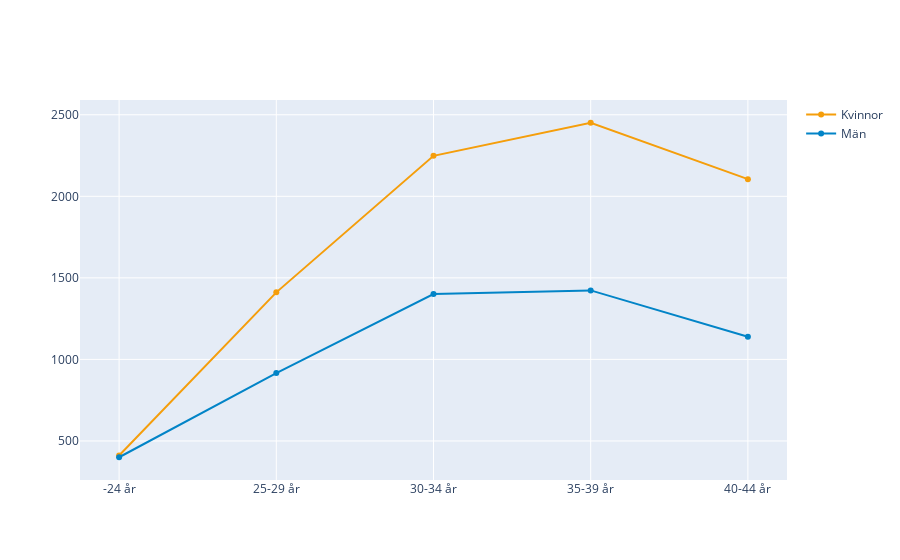

Write notebook code for a chart like this one.
### Code cell
fig = go.Figure()
fig.add_trace(go.Scatter(x=pivot_age.index, y=pivot_age["kvinnor"], mode='lines+markers', name="Kvinnor", line=dict(color="#f59e0b")))
fig.add_trace(go.Scatter(x=pivot_age.index, y=pivot_age["män"], mode='lines+markers', name="Män", line=dict(color="#0284c7")))

### Figure 1 — Plotly figure (JSON) as saved in the notebook; plotly's stock layout.template omitted (floating-point values rounded to 4 significant figures)
{"data": [{"line": {"color": "#f59e0b"}, "mode": "lines+markers", "name": "Kvinnor", "type": "scatter", "x": ["-24 år", "25-29 år", "30-34 år", "35-39 år", "40-44 år"], "y": [411, 1411, 2248, 2451, 2105]}, {"line": {"color": "#0284c7"}, "mode": "lines+markers", "name": "Män", "type": "scatter", "x": ["-24 år", "25-29 år", "30-34 år", "35-39 år", "40-44 år"], "y": [400, 916, 1401, 1423, 1139]}], "layout": {}}
